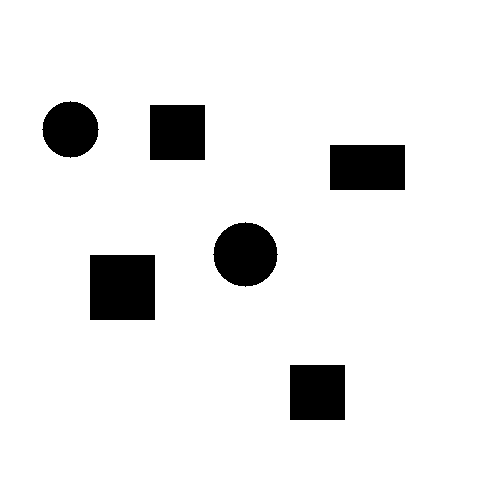
#> input picture Random_Tree_project/Code&maps/map_a.png, 500 x 500 px, found by its file name
$ python rrt_connect.py
#> lines starting #> are read from the running program, lines starting #| are printed output that depends on the picture; after the words box and inside, x2 and y2 are one past the last pixel; in counts of white or black regions, pixels touching at a corner belong together
import cv2
import random
import math
import matplotlib.pyplot as plt
import os
import time
import numpy as np

#SELECTION OF THE MAP
MAPS_DIR = "/home/marlon/ros2_ws/src/my_maps/maps"

print("Make a selection of the map:")
print("1 → map_a.png")
print("2 → map_b.png")
print("3 → map_c.png")

choice = input("Write the number: ")
#> the answer given: 1

if choice == "1":
    map_name = "map_a.png"
    START = (25, 25)
    GOAL = (475, 475)

elif choice == "2":
    map_name = "map_b.png"
    START = (250, 250)
    GOAL = (750, 750)

elif choice == "3":
    map_name = "map_c.png"
    START = (500, 500)
    GOAL = (2500, 2500)

else:
    raise ValueError("Invalid selection")

MAP_PATH = os.path.join(MAPS_DIR, map_name)

#PARAMETERS
NODE_BUDGET = 5000 # vary [500,1000,3000, 5000]
STEP_SIZE = 60 #[15,30,45,60]
OBSTACLE_THRESHOLD = 100

#NUMBER OF EXPERIMENTAL RUNS FOR METRICS
NUM_RUNS = 20


class Node:
    def __init__(self, x, y, parent=None):
        self.x = int(x)
        self.y = int(y)
        self.parent = parent #previous node


def distance(a, b):
    return math.hypot(a.x - b.x, a.y - b.y) #euclidean distance


def is_free(img, x, y):
    h, w = img.shape

    if x < 0 or x >= w or y < 0 or y >= h:
        return False

    return img[y, x] > OBSTACLE_THRESHOLD


def collision_free(img, n1, n2):
    steps = int(distance(n1, n2))

    if steps == 0:
        return is_free(img, n1.x, n1.y)

    for i in range(steps + 1):
        t = i / steps
        x = int(n1.x + t * (n2.x - n1.x))
        y = int(n1.y + t * (n2.y - n1.y))

        if not is_free(img, x, y):
            return False

    return True


def nearest_node(nodes, random_node):
    return min(nodes, key=lambda node: distance(node, random_node))


def steer(from_node, to_node):
    dx = to_node.x - from_node.x
    dy = to_node.y - from_node.y
    d = math.hypot(dx, dy)

    if d == 0:
        return None

    theta = math.atan2(dy, dx)

    # Fixed step-size expansion
    new_x = from_node.x + STEP_SIZE * math.cos(theta)
    new_y = from_node.y + STEP_SIZE * math.sin(theta)

    return Node(new_x, new_y, from_node)


def extend(img, tree, target_node):
    #EXTEND ONE TREE TOWARDS A TARGET NODE
    nearest = nearest_node(tree, target_node)
    new_node = steer(nearest, target_node)

    if new_node is None:
        return None, False

    if not is_free(img, new_node.x, new_node.y):
        return None, False

    if not collision_free(img, nearest, new_node):
        return None, False

    tree.append(new_node)

    return new_node, True


def connect(img, tree, target_node):
    #TRY TO CONNECT A TREE TO A TARGET NODE USING REPEATED EXTENSIONS
    last_node = None

    while True:
        new_node, success = extend(img, tree, target_node)

        if not success:
            return last_node, False

        last_node = new_node

        if distance(new_node, target_node) <= STEP_SIZE:
            if collision_free(img, new_node, target_node):
                connected_node = Node(target_node.x, target_node.y, new_node)
                tree.append(connected_node)
                return connected_node, True


def build_path(node):
    path = []

    while node is not None:
        path.append((node.x, node.y))
        node = node.parent

    path.reverse()
    return path


def path_length(path):
    if len(path) < 2:
        return 0.0

    total = 0.0

    for i in range(len(path) - 1):
        x1, y1 = path[i]
        x2, y2 = path[i + 1]
        total += math.hypot(x2 - x1, y2 - y1)

    return total


def build_rrt_connect_path(node_from_start_tree, node_from_goal_tree):
    #PATH FROM START TREE
    path_start = build_path(node_from_start_tree)

    #PATH FROM GOAL TREE
    path_goal = build_path(node_from_goal_tree)

    #path_goal goes from GOAL to connection, so reverse it to go connection -> GOAL
    path_goal.reverse()

    #Avoid duplicating the connection point
    return path_start + path_goal[1:]


def rrt_connect(img):
    h, w = img.shape

    start_node = Node(*START)
    goal_node = Node(*GOAL)

    if not is_free(img, start_node.x, start_node.y):
        print("ERROR: START is located at an obstacle")
        return [], [], False, None, None

    if not is_free(img, goal_node.x, goal_node.y):
        print("ERROR: GOAL is located at an obstacle")
        return [], [], False, None, None

    tree_start = [start_node]
    tree_goal = [goal_node]

    start_time = time.time()
    k = 0

    while len(tree_start) + len(tree_goal) < NODE_BUDGET:
        k += 1

        rand_node = Node(
            random.randint(0, w - 1),
            random.randint(0, h - 1)
        )

        #Grow first tree toward random node
        new_node, success = extend(img, tree_start, rand_node)

        if success:
            #Try to connect the second tree to the new node
            connected_node, connected = connect(img, tree_goal, new_node)

            if connected:
                elapsed_time = time.time() - start_time

                path = build_rrt_connect_path(new_node, connected_node)

                all_nodes = tree_start + tree_goal

                print(f"Path found with {len(all_nodes)} nodes after {k} iterations")
                return all_nodes, path, True, elapsed_time, k

        #Swap trees
        tree_start, tree_goal = tree_goal, tree_start

    elapsed_time = time.time() - start_time

    all_nodes = tree_start + tree_goal

    print("Cannot find a path.")
    return all_nodes, [], False, elapsed_time, k


def plot_result(img, nodes, path, param):
    plt.figure(figsize=(9, 9))
    plt.imshow(img, cmap="gray", origin="lower")

    for node in nodes:
        if node.parent is not None:
            plt.plot(
                [node.x, node.parent.x],
                [node.y, node.parent.y],
                color='blue',
                linewidth=3
            )

    plt.scatter(START[0], START[1], s=180, color='green', label="Start")
    plt.scatter(GOAL[0], GOAL[1], s=180, color='purple', label="Goal")

    if path:
        xs = [p[0] for p in path]
        ys = [p[1] for p in path]
        plt.plot(xs, ys, color='red', linewidth=5, label="Final Path")

    plt.title(f"RRT-Connect Path Planning with Step-Size = {param}")
    #plt.title(f"RRT-Connect Path Planning with Node budget = {param}")
    plt.xlabel("x [pixels]")
    plt.ylabel("y [pixels]")
    plt.grid(False)
    plt.legend()
    plt.show()


def print_metric(name, values, unit=""):
    if len(values) == 0:
        print(f"{name}: N/A")
        return

    values = np.array(values, dtype=float)
    mean_value = np.mean(values)
    std_value = np.std(values)

    print(f"{name}: {mean_value:.3f} ± {std_value:.3f} {unit}")


def run_experiments(img):
    success_flags = []
    times_to_solution = []
    iterations_to_solution = []
    final_path_lengths = []
    nodes_used = []

    best_nodes = []
    best_path = []
    best_length = float("inf")

    last_nodes = []
    last_path = []

    for run in range(NUM_RUNS):
        random.seed(run)
        print(f"\nRun {run + 1}/{NUM_RUNS}")

        nodes, path, success, elapsed_time, iter_count = rrt_connect(img)

        success_flags.append(1 if success else 0)
        nodes_used.append(len(nodes))

        last_nodes = nodes
        last_path = path

        if success:
            L = path_length(path)

            times_to_solution.append(elapsed_time)
            iterations_to_solution.append(iter_count)
            final_path_lengths.append(L)

            if L < best_length:
                best_length = L
                best_nodes = nodes
                best_path = path

        print(f"Success: {success}")
        print(f"Nodes used: {len(nodes)}")

    success_rate = 100.0 * np.mean(success_flags)

    print("\n========== RRT-CONNECT METRICS ==========")
    print(f"Success Rate: {success_rate:.2f}%")
    print_metric("Time to First Solution", times_to_solution, "s")
    print_metric("Iterations to First Solution", iterations_to_solution, "iterations")
    print_metric("Final Path Length", final_path_lengths, "pixels")
    print_metric("Nodes Used", nodes_used, "nodes")
    print("=========================================\n")

    if best_path:
        return best_nodes, best_path
    else:
        return last_nodes, last_path


def main():
    img = cv2.imread(MAP_PATH, cv2.IMREAD_GRAYSCALE)
#> img: shape (500, 500); 92.3% white; 6 black regions, box (x1, y1, x2, y2) and area: (90, 255, 155, 320) 4225, (330, 145, 405, 190) 3375, (213, 222, 278, 287) 3209, (150, 105, 205, 160) 3025, (290, 365, 345, 420) 3025, (42, 101, 99, 158) 2453

    if img is None:
        raise FileNotFoundError(f"Cannot load the map: {MAP_PATH}")

    nodes, path = run_experiments(img)
#> the loop in run_experiments, `for run in range(NUM_RUNS):` made 20 passes
#> (printed output is left out)
#| Success Rate: 100.00%
#| Time to First Solution: 0.065 ± 0.020 s
#| Iterations to First Solution: 9.150 ± 4.542 iterations
#| Final Path Length: 756.070 ± 53.686 pixels
#| Nodes Used: 18.100 ± 3.015 nodes

    param = STEP_SIZE #NODE_BUDGET
    plot_result(img, nodes, path, param)
#> the loop in plot_result, `for node in nodes:` made 14 passes
#> in plot_result, `plt.show()`:
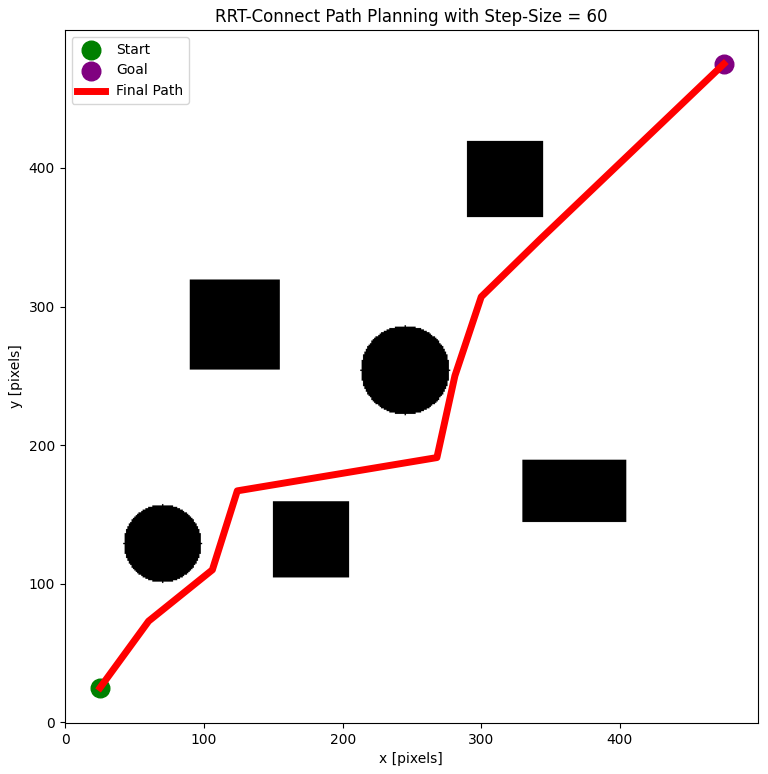
#> figure drawn by matplotlib, 1 panel


if __name__ == "__main__":
    main()
